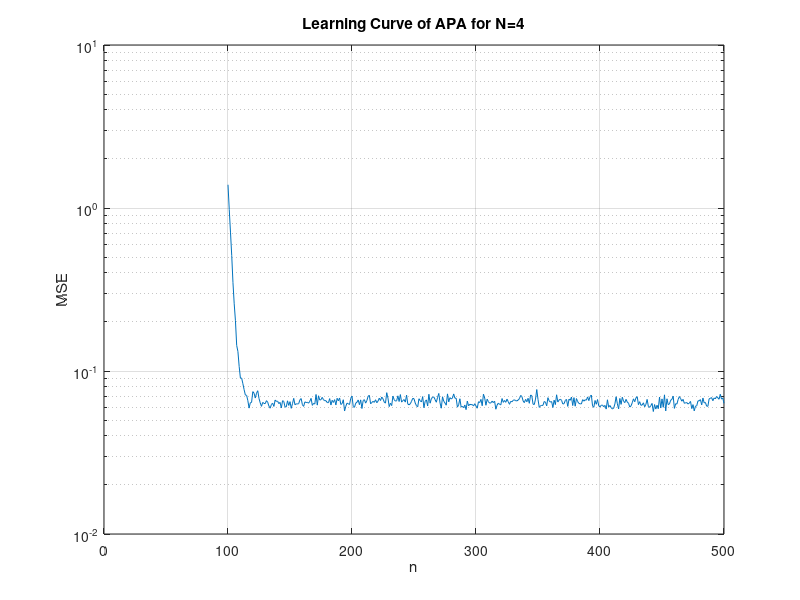

Here is the MATLAB script that generated this plot:
clc;clear all; 
close all
delta=15;
N=4;
MM=6;
mu=0.4;
n=500;
W=zeros(MM,500);
sigmav=0.0988;
B      = [0.32,-0.3,0.5,0.2];
AA      = 1; 
load coefficient_4_64;
for jj=1:500
s=(2*randi([0,1],n,1))-1+1j*(2*randi([0,1],n,1)-1);

v=(sqrt(sigmav/2)*randn(n,1))+(1j*(sqrt(sigmav/2)*randn(n,1)));
for j=4:n
X(j)=0.5*s(j)+1.2*s(j-1)+1.5*s(j-2)-s(j-3);
end
X(1)=0.5*s(1);
X(2)=0.5*s(2)+1.2*s(1);
X(3)=0.5*s(3)+1.2*s(2)+1.5*s(1);
U=X.'+v;
desire=filter(B,AA,X.');  
desire=desire+v;
d=zeros(N,1);

for nn=10:500
   
    u(:,nn)=U(nn:-1:nn-MM+1);
    
end
for nn=100:500
for i=1:N
    A(:,i)=u(:,nn-i+1);
    d(i,1)=conj(desire(nn-i+1,1));
  
end
 %d1=s(nn-15);
W(:,nn+1)=W(:,nn)+mu*A*(inv(A'*A))*(d-A'*W(:,nn));
e(:,nn)=(norm(desire(nn)-W(:,nn+1)'*A(:,1))).^2;
% e1=e(nn);
end
qq(jj,:)=(e);
end
J=(1./500)*(sum(qq))
semilogy(J)
title('Learning Curve of APA for N=4');
xlabel('n');
ylabel('MSE')
grid on
hold on

